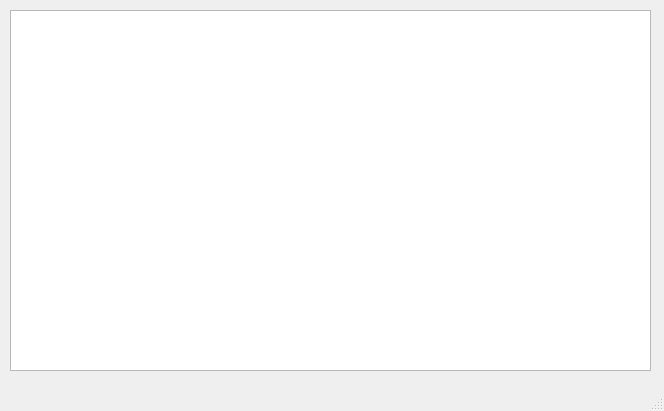
<?xml version="1.0" encoding="UTF-8"?>
<ui version="4.0">
 <class>MainWindow</class>
 <widget class="QMainWindow" name="MainWindow">
  <property name="geometry">
   <rect>
    <x>0</x>
    <y>0</y>
    <width>664</width>
    <height>411</height>
   </rect>
  </property>
  <property name="windowTitle">
   <string>MainWindow</string>
  </property>
  <widget class="QWidget" name="centralwidget">
   <widget class="QTableWidget" name="tableWidget">
    <property name="geometry">
     <rect>
      <x>10</x>
      <y>10</y>
      <width>641</width>
      <height>361</height>
     </rect>
    </property>
   </widget>
  </widget>
  <widget class="QMenuBar" name="menubar">
   <property name="geometry">
    <rect>
     <x>0</x>
     <y>0</y>
     <width>664</width>
     <height>20</height>
    </rect>
   </property>
  </widget>
  <widget class="QStatusBar" name="statusbar"/>
 </widget>
 <resources/>
 <connections/>
</ui>
